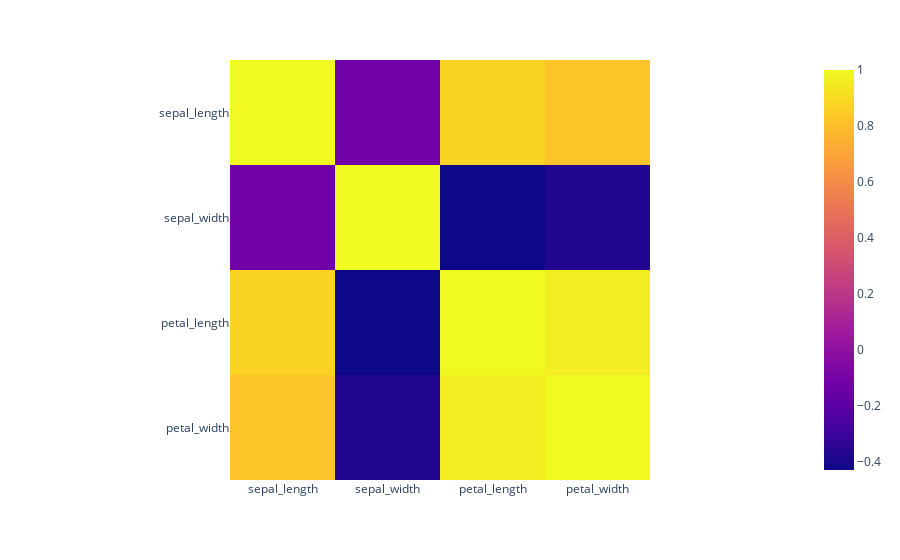

Here is the notebook cell this chart was saved with:
### Code cell
fig =px.imshow(iris[['sepal_length', 'sepal_width', 'petal_length', 'petal_width']].corr())
fig.show()

### Figure 1 — Plotly figure (JSON) as saved in the notebook; plotly's stock layout.template omitted (floating-point values rounded to 4 significant figures)
{"data": [{"coloraxis": "coloraxis", "hovertemplate": "x: %{x}<br>y: %{y}<br>color: %{z}<extra></extra>", "name": "0", "type": "heatmap", "x": ["sepal_length", "sepal_width", "petal_length", "petal_width"], "xaxis": "x", "y": ["sepal_length", "sepal_width", "petal_length", "petal_width"], "yaxis": "y", "z": [[1, -0.1176, 0.8718, 0.8179], [-0.1176, 1, -0.4284, -0.3661], [0.8718, -0.4284, 1, 0.9629], [0.8179, -0.3661, 0.9629, 1]]}], "layout": {"coloraxis": {"colorscale": [[0, "#0d0887"], [0.1111, "#46039f"], [0.2222, "#7201a8"], [0.3333, "#9c179e"], [0.4444, "#bd3786"], [0.5556, "#d8576b"], [0.6667, "#ed7953"], [0.7778, "#fb9f3a"], [0.8889, "#fdca26"], [1, "#f0f921"]]}, "margin": {"t": 60}, "xaxis": {"anchor": "y", "constrain": "domain", "domain": [0, 1], "scaleanchor": "y"}, "yaxis": {"anchor": "x", "autorange": "reversed", "constrain": "domain", "domain": [0, 1]}}}
